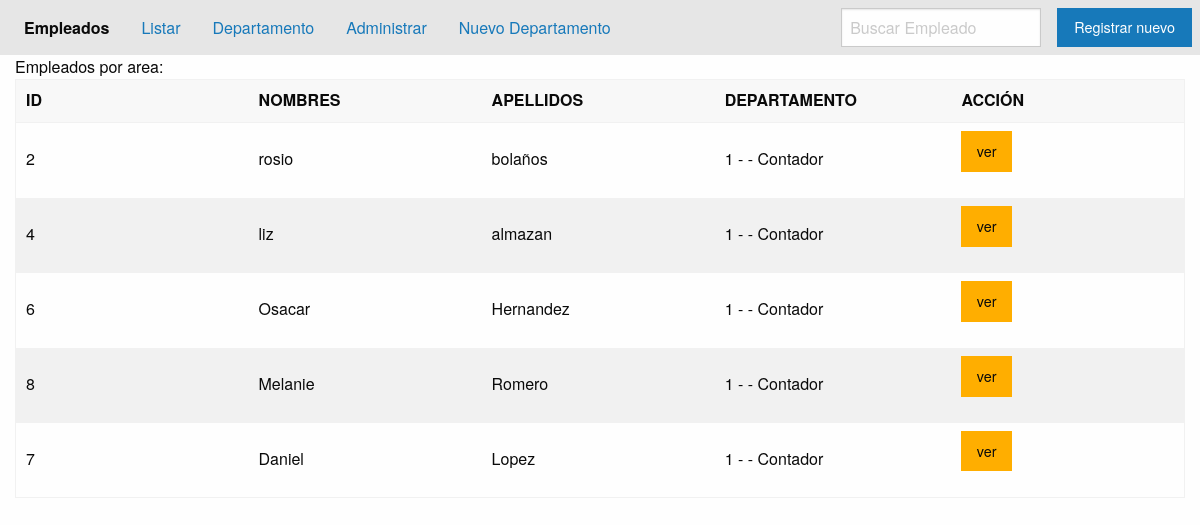
The app's page /list-by-area/Contador/ with its own data.
### applications/personas/models.py (models this page shows, shortened)
class Empleado(models.Model):
    JOB_CHOICES = (
        ('0', 'Contador'),
        ('1', 'Administrador'),
        ('2', 'Economista'),
        ('3', 'Otro'),
    )
    first_name = models.CharField('Nombre', max_length=60)
    last_name = models.CharField('Apellidos', max_length=60)
    full_name = models.CharField('Nombres completos', max_length=120, blank=True)
    job = models.CharField('Trabajo', max_length=50, choices=JOB_CHOICES)
    departamento = models.ForeignKey(Departamento, on_delete=models.CASCADE)
    avatar = models.ImageField(upload_to='empleado', blank=True, null=True)
    habilidades = models.ManyToManyField(Habilidad)
    hoja_vida = RichTextField()
    class Meta:
        verbose_name = 'Empleado'
        verbose_name_plural = 'Empleados de la empresa'
        ordering = ['-first_name', 'last_name']
        unique_together = ('first_name', 'departamento')

### applications/departamento/models.py (models this page shows)
class Departamento(models.Model):
    nombre = models.CharField('Nombre', max_length=50, editable=False)
    subnombre = models.CharField('Nombre Corto', max_length=50, unique=True)
    activo = models.BooleanField('Anulado', default=False)
    class Meta:
        verbose_name = 'Mi departamento'
        verbose_name_plural = 'Áreas de la empresa'
        ordering=['-nombre']
        unique_together=('nombre','subnombre')
    def __str__(self):
        return f"{self.id} - {self.nombre} - {self.subnombre}"

### applications/personas/views.py (the view)
class ListByAreaEmpleado(ListView):
    template_name = 'persona/list_by_area.html'
    context_object_name = 'empleados'
    def get_queryset(self):
        area = self.kwargs['subnombre']
        lista=Empleado.objects.filter(
            departamento__subnombre__iexact=area
        )
        return lista

### templates/persona/list_by_area.html (shortened to what this page needs)
{% extends 'base.html' %}
{% block content %}
    {% include "include/header.html" %}
    <div class="grid-container">
        <div class="grid-x">
            <div class="cell">Empleados por area:</div>
            <div class="cell">
                <table>
                    <thead>
                        <tr>
                            <th width="150">ID</th>
                            <th width="150">NOMBRES</th>
                            <th width="150">APELLIDOS</th>
                            <th width="150">DEPARTAMENTO</th>
                            <th width="150">ACCIÓN</th>
                        </tr>
                    </thead>
                    <tbody>
                        {% for empleado in empleados %}
                        <tr>
                            <td>{{ empleado.id }}</td>
                            <td>{{ empleado.first_name }}</td>
                            <td>{{ empleado.last_name }}</td>
                            <td>{{ empleado.departamento }}</td>
                            <td><a class="button warning" href="{% url 'persona_app:empleado_detail' empleado.id %}">ver</a></td>
                        </tr>
                        {% endfor %}
                    </tbody>
                </table>
            </div>
        </div>
    </div>
{% endblock content %}

### records on screen
Empleado: id "2", first_name "rosio", last_name "bolaños", departamento "1 - - Contador"
Empleado: id "4", first_name "liz", last_name "almazan", departamento "1 - - Contador"
Empleado: id "6", first_name "Osacar", last_name "Hernandez", departamento "1 - - Contador"
Empleado: id "8", first_name "Melanie", last_name "Romero", departamento "1 - - Contador"
Empleado: id "7", first_name "Daniel", last_name "Lopez", departamento "1 - - Contador"
